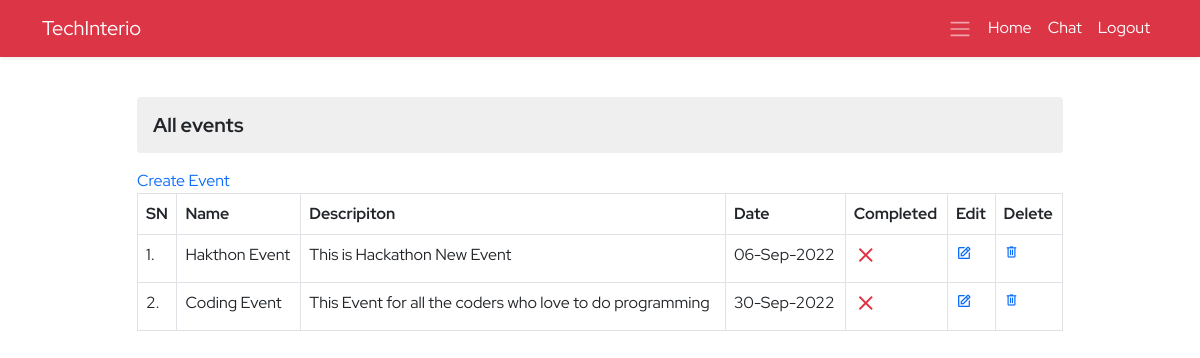
Before: /ems/view-events/ (signed in) with the older database file.
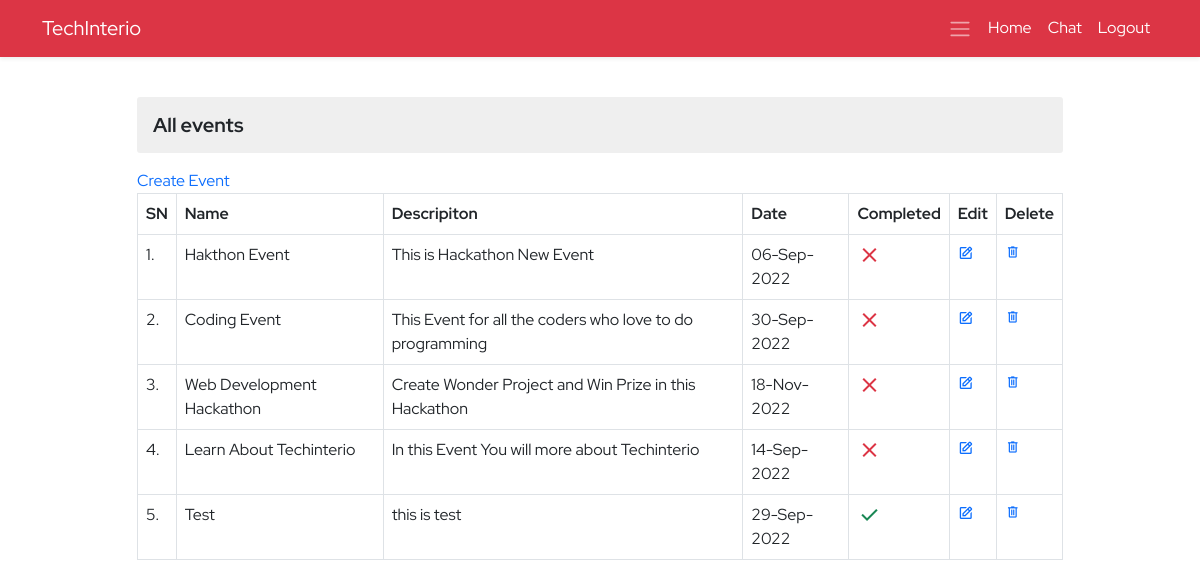
After: the same page with the newer database file.
### ems/models.py (models this page shows, shortened)
class Events(models.Model):
    title=models.CharField(max_length=150)
    description=models.TextField(max_length=300)
    created_at=models.DateTimeField(auto_now_add=True)
    updated_at=models.DateTimeField(auto_now=True)
    date=models.DateField()
    is_completed=models.BooleanField(default=False)

### ems/views.py (the view, shortened to what this page needs)
# urls.py: path('view-events/',viewEvents,name='view-events'),
@login_required()
def viewEvents(request):
    context={}
    try:
        events=Events.objects.all()
        context['events']=events
    except Exception as e:
        print('Display Events Exception : ',e)
    return render(request,'ems/view_events.html',context)

### ems/templates/ems/view_events.html (shortened to what this page needs)
{% extends './base.html' %}
{% block body %}
<div class="container py-4">
    <div class="row d-flex align-items-center justify-content-center">
        <div class="col-md-10 col-12">
            <h3 class="my-3 derpartment-title">All events</h3>
            <a href="{% url 'ems:create-event' %}" class="mb-2">Create Event</a>
            <table class="table table-bordered event-table">
                <tr>
                    <th>SN</th>
                    <th>Name</th>
                    <th>Descripiton</th>
                    <th>Date</th>
                    <th>Completed</th>
                    <th>Edit</th>
                    <th>Delete</th>
                </tr>
                {% for event in events %}
                <tr>
                    <td>{{forloop.counter}}.</td>
                    <td>{{event.title}}</td>
                    <td>{{event.description}}</td>
                    <td>{{event.date | date:'d-M-Y'}}
                    </td>
                    <td>
                        {% if event.is_completed %}
                        <span class="material-symbols-outlined text-success fw-blod ">
                            </span>
                        {% else %}
                        <span class="material-symbols-outlined text-danger">
                            </span>
                        {% endif %}
                    </td>
                    <td><a href="#" class="edit" data-bs-toggle="modal" data-bs-target="#edit-event"><i
                                class='bx bx-edit'
                                onclick="editevent({{event.id}},'{{event.title}}','{{event.description}}','{{event.date | date:'Y-m-d'}}','{{event.is_completed}}')"></i></a>
                    </td>
                    <td><a href="{% url 'ems:delete-event' event.id %}" class="delete"><span
                                class="material-symbols-outlined">
                            </span></a></td>
                </tr>
                {% endfor %}
            </table>
        </div>
    </div>
</div>
{% endblock body %}

Changed rows visible on the page:
added Events: title "Web Development Hackathon", description "Create Wonder Project and Win Prize in this Hackathon", date "18-Nov-2022", is_completed False (drawn)
added Events: title "Learn About Techinterio", description "In this Event You will more about Techinterio", date "14-Sep-2022", is_completed False (drawn)
added Events: title "Test", description "this is test", date "29-Sep-2022", is_completed True (drawn)
